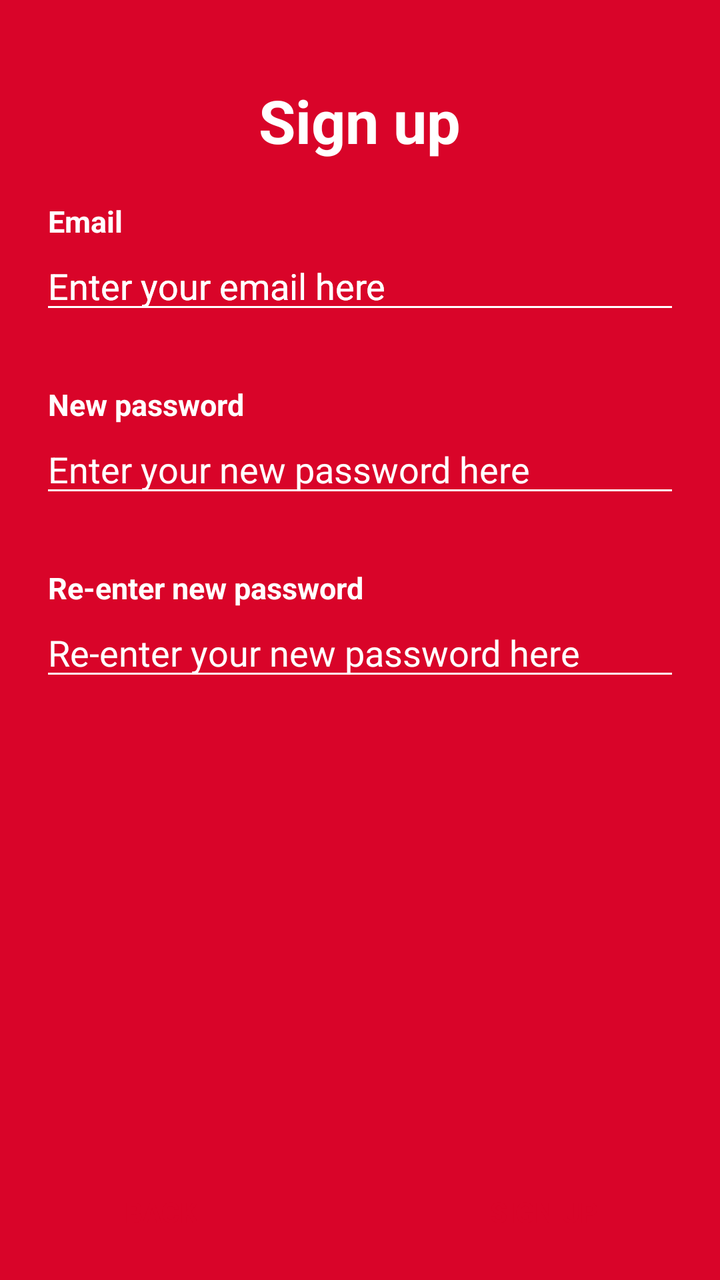
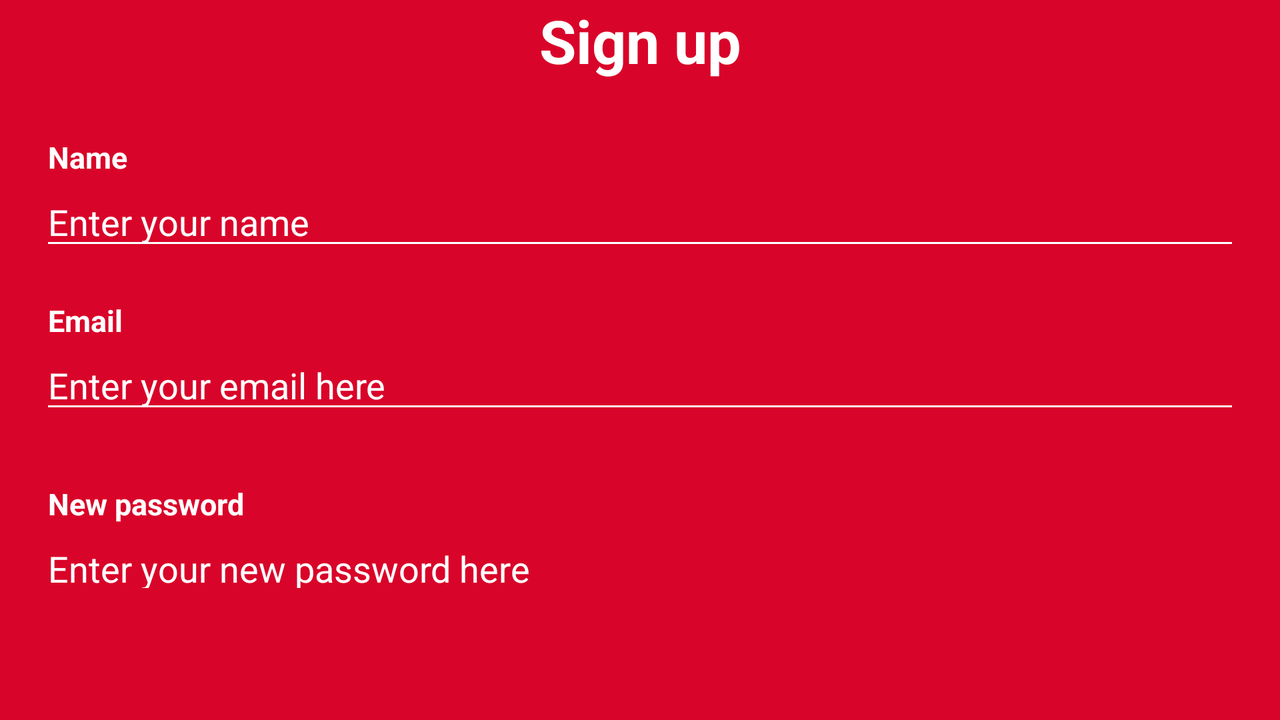

An Android layout and its configuration variant, each rendered on a device that would load it. The default file and the variant file are quoted in full after the pictures.
<!-- AndroidManifest.xml: application theme AppTheme -->
<!-- res/layout/fragment_sign_up.xml -->
<?xml version="1.0" encoding="utf-8"?>
<RelativeLayout xmlns:android="http://schemas.android.com/apk/res/android"
    xmlns:tools="http://schemas.android.com/tools"
    android:layout_width="match_parent"
    android:layout_height="match_parent"
    android:background="@color/colorRed"
    tools:context=".Fragments.SignUpFragment">

    <Button
        android:id="@+id/Button_signupFragment_back"
        android:layout_width="wrap_content"
        android:layout_height="wrap_content"
        android:layout_alignParentBottom="true"
        android:layout_marginStart="22dp"
        android:layout_marginLeft="22dp"
        android:layout_marginTop="10dp"
        android:layout_marginBottom="10sp"
        android:paddingHorizontal="40dp"
        android:text="@string/back"
        android:background="@drawable/button_border_login"
        android:textColor="@color/colorRed"
        android:textStyle="bold"
        />

    <Button
        android:id="@+id/Button_signupFragment_signup"
        android:layout_width="wrap_content"
        android:layout_height="wrap_content"
        android:layout_alignParentEnd="true"
        android:layout_alignParentRight="true"
        android:layout_alignParentBottom="true"
        android:layout_marginTop="10dp"
        android:layout_marginEnd="21dp"
        android:layout_marginRight="21dp"
        android:layout_marginBottom="10sp"
        android:paddingHorizontal="40dp"
        android:text="@string/signup"
        android:background="@drawable/button_border_login"
        android:textColor="@color/colorRed"
        android:textStyle="bold"/>

    <EditText
        android:id="@+id/EditText_signupFragment_full_name"
        android:layout_width="match_parent"
        android:layout_height="wrap_content"
        android:layout_below="@+id/TextView_signupFragment_emailTitle"
        android:layout_marginHorizontal="20dp"
        android:textColor="@color/colorWhite"
        android:textColorHint="@color/colorWhite"
        android:backgroundTint="@color/colorWhite"
        android:hint="@string/email_hint"
        android:imeOptions="actionDone"
        android:inputType="textEmailAddress" />

    <EditText
        android:id="@+id/EditText_signupFragment_passwordReenter"
        android:layout_width="match_parent"
        android:layout_height="wrap_content"
        android:layout_below="@+id/TextView_signupFragment_passwordReenterTitle"
        android:layout_marginHorizontal="20dp"
        android:textColor="@color/colorWhite"
        android:textColorHint="@color/colorWhite"
        android:backgroundTint="@color/colorWhite"
        android:hint="@string/re_enter_password_hint"
        android:importantForAutofill="no"
        android:imeOptions="actionDone"
        android:inputType="textPassword" />

    <EditText
        android:id="@+id/EditText_signupFragment_email"
        android:layout_width="match_parent"
        android:layout_height="wrap_content"
        android:layout_below="@+id/TextView_signupFragment_emailTitle"
        android:layout_marginHorizontal="20dp"
        android:textColor="@color/colorWhite"
        android:textColorHint="@color/colorWhite"
        android:backgroundTint="@color/colorWhite"
        android:hint="@string/email_hint"
        android:imeOptions="actionDone"
        android:inputType="textEmailAddress" />

    <EditText
        android:id="@+id/EditText_signupFragment_password"
        android:layout_width="match_parent"
        android:layout_height="wrap_content"
        android:layout_below="@+id/TextView_signupFragment_passwordTitle"
        android:layout_marginHorizontal="20dp"
        android:textColor="@color/colorWhite"
        android:textColorHint="@color/colorWhite"
        android:backgroundTint="@color/colorWhite"
        android:hint="@string/new_password_hint"
        android:imeOptions="actionDone"
        android:inputType="textPassword" />

    <TextView
        android:id="@+id/TextView_signupFragment_passwordReenterTitle"
        android:layout_width="wrap_content"
        android:layout_height="wrap_content"
        android:layout_below="@+id/EditText_signupFragment_password"
        android:layout_marginStart="24dp"
        android:layout_marginLeft="24dp"
        android:layout_marginTop="30dp"
        android:text="@string/re_enter_password"
        android:textSize="15sp"
        android:textStyle="bold"/>

    <TextView
        android:id="@+id/TextView_signupFragment_signup"
        android:layout_width="wrap_content"
        android:layout_height="wrap_content"
        android:text="@string/signup"
        android:textSize="30sp"
        android:layout_centerHorizontal="true"
        android:layout_marginTop="40dp"
        android:textStyle="bold"/>

    <TextView
        android:id="@+id/TextView_signupFragment_passwordTitle"
        android:layout_width="wrap_content"
        android:layout_height="wrap_content"
        android:layout_below="@+id/EditText_signupFragment_email"
        android:layout_marginStart="24dp"
        android:layout_marginLeft="24dp"
        android:layout_marginTop="30dp"
        android:text="@string/new_password"
        android:textSize="15sp"
        android:textStyle="bold"/>

    <TextView
        android:id="@+id/TextView_signupFragment_emailTitle"
        android:layout_width="wrap_content"
        android:layout_height="wrap_content"
        android:layout_below="@+id/TextView_signupFragment_signup"
        android:layout_marginStart="24dp"
        android:layout_marginLeft="24dp"
        android:layout_marginTop="20dp"
        android:text="@string/email"
        android:textSize="15sp"
        android:textStyle="bold"/>

</RelativeLayout>
<!-- resources referenced by this layout -->
<resources>
  <color name="colorRed">#D90429</color>
  <color name="colorWhite">#FFFFFF</color>
  <string name="back">Back</string>
  <string name="email">Email</string>
  <string name="email_hint">Enter your email here</string>
  <string name="new_password">New password</string>
  <string name="new_password_hint">Enter your new password here</string>
  <string name="re_enter_password">Re-enter new password</string>
  <string name="re_enter_password_hint">Re-enter your new password here</string>
  <string name="signup">Sign up</string>
  <style name="AppTheme" parent="Theme.AppCompat.Light.NoActionBar">
          <item name="backgroundColor">#FFFFFF</item>
          <item name="colorButtonNormal">#E63946</item>
          <item name="android:textColor">#FFFFFF</item>
          <item name="colorAccent">@color/colorAccent</item>
          <item name="android:colorPrimaryDark" tools:ignore="NewApi">@color/colorRed</item>
      </style>
  <color name="colorAccent">#03DAC5</color>
</resources>
<!-- res/layout-land/fragment_sign_up.xml (the repository's variant of the layout above) -->
<!-- drawn on the phone turned sideways -->
<?xml version="1.0" encoding="utf-8"?>
<androidx.constraintlayout.widget.ConstraintLayout xmlns:android="http://schemas.android.com/apk/res/android"
    xmlns:app="http://schemas.android.com/apk/res-auto"
    xmlns:tools="http://schemas.android.com/tools"
    android:id="@+id/relativeLayout"
    android:layout_width="match_parent"
    android:layout_height="match_parent"
    android:background="@color/colorRed"
    tools:context=".fragments.login.SignUpFragment">

    <Button
        android:id="@+id/Button_signupFragment_back"
        android:layout_width="wrap_content"
        android:layout_height="wrap_content"
        android:layout_marginStart="22dp"
        android:layout_marginBottom="10sp"
        android:background="@drawable/button_border_login"
        android:paddingHorizontal="40dp"
        android:text="@string/back"
        android:textColor="@color/colorRed"
        android:textStyle="bold"
        app:layout_constraintBottom_toBottomOf="parent"
        app:layout_constraintStart_toStartOf="parent" />

    <Button
        android:id="@+id/Button_signupFragment_signup"
        android:layout_width="wrap_content"
        android:layout_height="wrap_content"
        android:layout_marginEnd="21dp"
        android:layout_marginBottom="10sp"
        android:background="@drawable/button_border_login"
        android:paddingHorizontal="40dp"
        android:text="@string/signup"
        android:textColor="@color/colorRed"
        android:textStyle="bold"
        app:layout_constraintBottom_toBottomOf="parent"
        app:layout_constraintEnd_toEndOf="parent"
        app:layout_constraintRight_toRightOf="parent" />

    <TextView
        android:id="@+id/TextView_signupFragment_signup"
        android:layout_width="wrap_content"
        android:layout_height="wrap_content"
        android:text="@string/signup"
        android:textSize="30sp"
        android:textStyle="bold"
        app:layout_constraintEnd_toEndOf="parent"
        app:layout_constraintStart_toStartOf="parent"
        app:layout_constraintTop_toTopOf="parent" />

    <androidx.core.widget.NestedScrollView
        android:id="@+id/nestedScrollView"
        android:layout_width="match_parent"
        android:layout_height="0dp"
        android:layout_marginTop="8dp"
        android:layout_marginBottom="8dp"
        android:fillViewport="true"
        app:layout_constraintBottom_toTopOf="@+id/Button_signupFragment_back"
        app:layout_constraintEnd_toEndOf="parent"
        app:layout_constraintStart_toStartOf="parent"
        app:layout_constraintTop_toBottomOf="@+id/TextView_signupFragment_signup">

        <LinearLayout
            android:layout_width="match_parent"
            android:layout_height="wrap_content"
            android:orientation="vertical">

            <TextView
                android:id="@+id/TextView_signupFragment_nameTitle"
                android:layout_width="wrap_content"
                android:layout_height="wrap_content"
                android:layout_marginStart="24dp"
                android:layout_marginLeft="24dp"
                android:layout_marginTop="20dp"
                android:text="Name"
                android:textSize="15sp"
                android:textStyle="bold" />

            <EditText
                android:id="@+id/EditText_signupFragment_full_name"
                android:layout_width="match_parent"
                android:layout_height="wrap_content"
                android:layout_marginHorizontal="20dp"
                android:backgroundTint="@color/colorWhite"
                android:hint="@string/signup_name_hint"
                android:imeOptions="actionDone"
                android:inputType="textCapWords"
                android:textColor="@color/colorWhite"
                android:textColorHint="@color/colorWhite" />

            <TextView
                android:id="@+id/TextView_signupFragment_emailTitle"
                android:layout_width="wrap_content"
                android:layout_height="wrap_content"
                android:layout_marginStart="24dp"
                android:layout_marginLeft="24dp"
                android:layout_marginTop="20dp"
                android:text="@string/email"
                android:textSize="15sp"
                android:textStyle="bold" />

            <EditText
                android:id="@+id/EditText_signupFragment_email"
                android:layout_width="match_parent"
                android:layout_height="wrap_content"
                android:layout_marginHorizontal="20dp"
                android:backgroundTint="@color/colorWhite"
                android:hint="@string/email_hint"
                android:imeOptions="actionDone"
                android:inputType="textEmailAddress"
                android:textColor="@color/colorWhite"
                android:textColorHint="@color/colorWhite" />

            <TextView
                android:id="@+id/TextView_signupFragment_passwordTitle"
                android:layout_width="wrap_content"
                android:layout_height="wrap_content"
                android:layout_marginStart="24dp"
                android:layout_marginLeft="24dp"
                android:layout_marginTop="30dp"
                android:text="@string/new_password"
                android:textSize="15sp"
                android:textStyle="bold" />

            <EditText
                android:id="@+id/EditText_signupFragment_password"
                android:layout_width="match_parent"
                android:layout_height="wrap_content"
                android:layout_marginHorizontal="20dp"
                android:backgroundTint="@color/colorWhite"
                android:hint="@string/new_password_hint"
                android:imeOptions="actionDone"
                android:inputType="textPassword"
                android:textColor="@color/colorWhite"
                android:textColorHint="@color/colorWhite" />

            <TextView
                android:id="@+id/TextView_signupFragment_passwordReenterTitle"
                android:layout_width="wrap_content"
                android:layout_height="wrap_content"
                android:layout_marginStart="24dp"
                android:layout_marginLeft="24dp"
                android:layout_marginTop="30dp"
                android:text="@string/re_enter_password"
                android:textSize="15sp"
                android:textStyle="bold" />

            <EditText
                android:id="@+id/EditText_signupFragment_passwordReenter"
                android:layout_width="match_parent"
                android:layout_height="wrap_content"
                android:layout_marginHorizontal="20dp"
                android:backgroundTint="@color/colorWhite"
                android:hint="@string/re_enter_password_hint"
                android:imeOptions="actionDone"
                android:importantForAutofill="no"
                android:inputType="textPassword"
                android:textColor="@color/colorWhite"
                android:textColorHint="@color/colorWhite" />

        </LinearLayout>
    </androidx.core.widget.NestedScrollView>

</androidx.constraintlayout.widget.ConstraintLayout>
<!-- resources referenced by the variant -->
<!-- as the phone turned sideways resolves them -->
<resources>
  <color name="colorRed">#D90429</color>
  <color name="colorWhite">#FFFFFF</color>
  <string name="back">Back</string>
  <string name="email">Email</string>
  <string name="email_hint">Enter your email here</string>
  <string name="new_password">New password</string>
  <string name="new_password_hint">Enter your new password here</string>
  <string name="re_enter_password">Re-enter new password</string>
  <string name="re_enter_password_hint">Re-enter your new password here</string>
  <string name="signup">Sign up</string>
  <string name="signup_name_hint">Enter your name</string>
  <style name="AppTheme" parent="Theme.AppCompat.Light.NoActionBar">
          <item name="backgroundColor">#FFFFFF</item>
          <item name="colorButtonNormal">#E63946</item>
          <item name="android:textColor">#FFFFFF</item>
          <item name="colorAccent">@color/colorAccent</item>
          <item name="android:colorPrimaryDark" tools:ignore="NewApi">@color/colorRed</item>
      </style>
  <color name="colorAccent">#03DAC5</color>
</resources>
